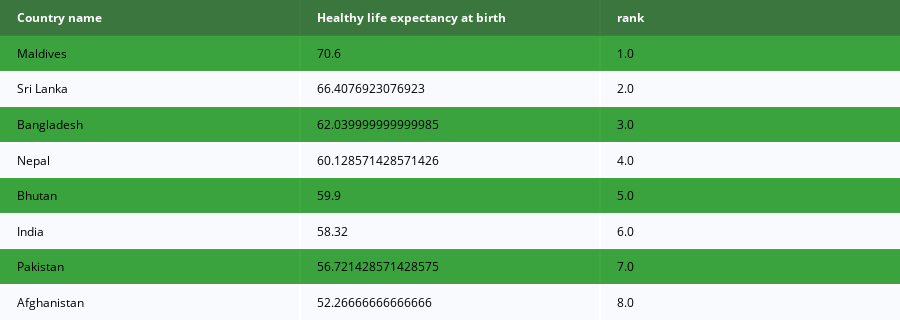

Notebook code for this chart:
### Code cell
colorscale = [[0, '#004F00'],[.5, '#008B00'],[1, '#ffffff']]
fig =  ff.create_table(Healthy_life, colorscale=colorscale)


fig.show()

### Figure 1 — Plotly figure (JSON) as saved in the notebook; plotly's stock layout.template omitted (floating-point values rounded to 4 significant figures)
{"data": [{"colorscale": [[0, "#004F00"], [0.5, "#008B00"], [1, "#ffffff"]], "hoverinfo": "none", "opacity": 0.75, "showscale": false, "type": "heatmap", "z": [[0, 0, 0], [0.5, 0.5, 0.5], [1, 1, 1], [0.5, 0.5, 0.5], [1, 1, 1], [0.5, 0.5, 0.5], [1, 1, 1], [0.5, 0.5, 0.5], [1, 1, 1]]}], "layout": {"annotations": [{"align": "left", "font": {"color": "#ffffff"}, "showarrow": false, "text": "<b>Country name</b>", "x": -0.45, "xanchor": "left", "xref": "x", "y": 0, "yref": "y"}, {"align": "left", "font": {"color": "#ffffff"}, "showarrow": false, "text": "<b>Healthy life expectancy at birth</b>", "x": 0.55, "xanchor": "left", "xref": "x", "y": 0, "yref": "y"}, {"align": "left", "font": {"color": "#ffffff"}, "showarrow": false, "text": "<b>rank</b>", "x": 1.55, "xanchor": "left", "xref": "x", "y": 0, "yref": "y"}, {"align": "left", "font": {"color": "#000000"}, "showarrow": false, "text": "Maldives", "x": -0.45, "xanchor": "left", "xref": "x", "y": 1, "yref": "y"}, {"align": "left", "font": {"color": "#000000"}, "showarrow": false, "text": "70.6", "x": 0.55, "xanchor": "left", "xref": "x", "y": 1, "yref": "y"}, {"align": "left", "font": {"color": "#000000"}, "showarrow": false, "text": "1.0", "x": 1.55, "xanchor": "left", "xref": "x", "y": 1, "yref": "y"}, {"align": "left", "font": {"color": "#000000"}, "showarrow": false, "text": "Sri Lanka", "x": -0.45, "xanchor": "left", "xref": "x", "y": 2, "yref": "y"}, {"align": "left", "font": {"color": "#000000"}, "showarrow": false, "text": "66.4076923076923", "x": 0.55, "xanchor": "left", "xref": "x", "y": 2, "yref": "y"}, {"align": "left", "font": {"color": "#000000"}, "showarrow": false, "text": "2.0", "x": 1.55, "xanchor": "left", "xref": "x", "y": 2, "yref": "y"}, {"align": "left", "font": {"color": "#000000"}, "showarrow": false, "text": "Bangladesh", "x": -0.45, "xanchor": "left", "xref": "x", "y": 3, "yref": "y"}, {"align": "left", "font": {"color": "#000000"}, "showarrow": false, "text": "62.039999999999985", "x": 0.55, "xanchor": "left", "xref": "x", "y": 3, "yref": "y"}, {"align": "left", "font": {"color": "#000000"}, "showarrow": false, "text": "3.0", "x": 1.55, "xanchor": "left", "xref": "x", "y": 3, "yref": "y"}, {"align": "left", "font": {"color": "#000000"}, "showarrow": false, "text": "Nepal", "x": -0.45, "xanchor": "left", "xref": "x", "y": 4, "yref": "y"}, {"align": "left", "font": {"color": "#000000"}, "showarrow": false, "text": "60.128571428571426", "x": 0.55, "xanchor": "left", "xref": "x", "y": 4, "yref": "y"}, {"align": "left", "font": {"color": "#000000"}, "showarrow": false, "text": "4.0", "x": 1.55, "xanchor": "left", "xref": "x", "y": 4, "yref": "y"}, {"align": "left", "font": {"color": "#000000"}, "showarrow": false, "text": "Bhutan", "x": -0.45, "xanchor": "left", "xref": "x", "y": 5, "yref": "y"}, {"align": "left", "font": {"color": "#000000"}, "showarrow": false, "text": "59.9", "x": 0.55, "xanchor": "left", "xref": "x", "y": 5, "yref": "y"}, {"align": "left", "font": {"color": "#000000"}, "showarrow": false, "text": "5.0", "x": 1.55, "xanchor": "left", "xref": "x", "y": 5, "yref": "y"}, {"align": "left", "font": {"color": "#000000"}, "showarrow": false, "text": "India", "x": -0.45, "xanchor": "left", "xref": "x", "y": 6, "yref": "y"}, {"align": "left", "font": {"color": "#000000"}, "showarrow": false, "text": "58.32", "x": 0.55, "xanchor": "left", "xref": "x", "y": 6, "yref": "y"}, {"align": "left", "font": {"color": "#000000"}, "showarrow": false, "text": "6.0", "x": 1.55, "xanchor": "left", "xref": "x", "y": 6, "yref": "y"}, {"align": "left", "font": {"color": "#000000"}, "showarrow": false, "text": "Pakistan", "x": -0.45, "xanchor": "left", "xref": "x", "y": 7, "yref": "y"}, {"align": "left", "font": {"color": "#000000"}, "showarrow": false, "text": "56.721428571428575", "x": 0.55, "xanchor": "left", "xref": "x", "y": 7, "yref": "y"}, {"align": "left", "font": {"color": "#000000"}, "showarrow": false, "text": "7.0", "x": 1.55, "xanchor": "left", "xref": "x", "y": 7, "yref": "y"}, {"align": "left", "font": {"color": "#000000"}, "showarrow": false, "text": "Afghanistan", "x": -0.45, "xanchor": "left", "xref": "x", "y": 8, "yref": "y"}, {"align": "left", "font": {"color": "#000000"}, "showarrow": false, "text": "52.26666666666666", "x": 0.55, "xanchor": "left", "xref": "x", "y": 8, "yref": "y"}, {"align": "left", "font": {"color": "#000000"}, "showarrow": false, "text": "8.0", "x": 1.55, "xanchor": "left", "xref": "x", "y": 8, "yref": "y"}], "height": 320, "margin": {"b": 0, "l": 0, "r": 0, "t": 0}, "xaxis": {"dtick": 1, "gridwidth": 2, "showticklabels": false, "tick0": -0.5, "ticks": "", "zeroline": false}, "yaxis": {"autorange": "reversed", "dtick": 1, "gridwidth": 2, "showticklabels": false, "tick0": 0.5, "ticks": "", "zeroline": false}}}
